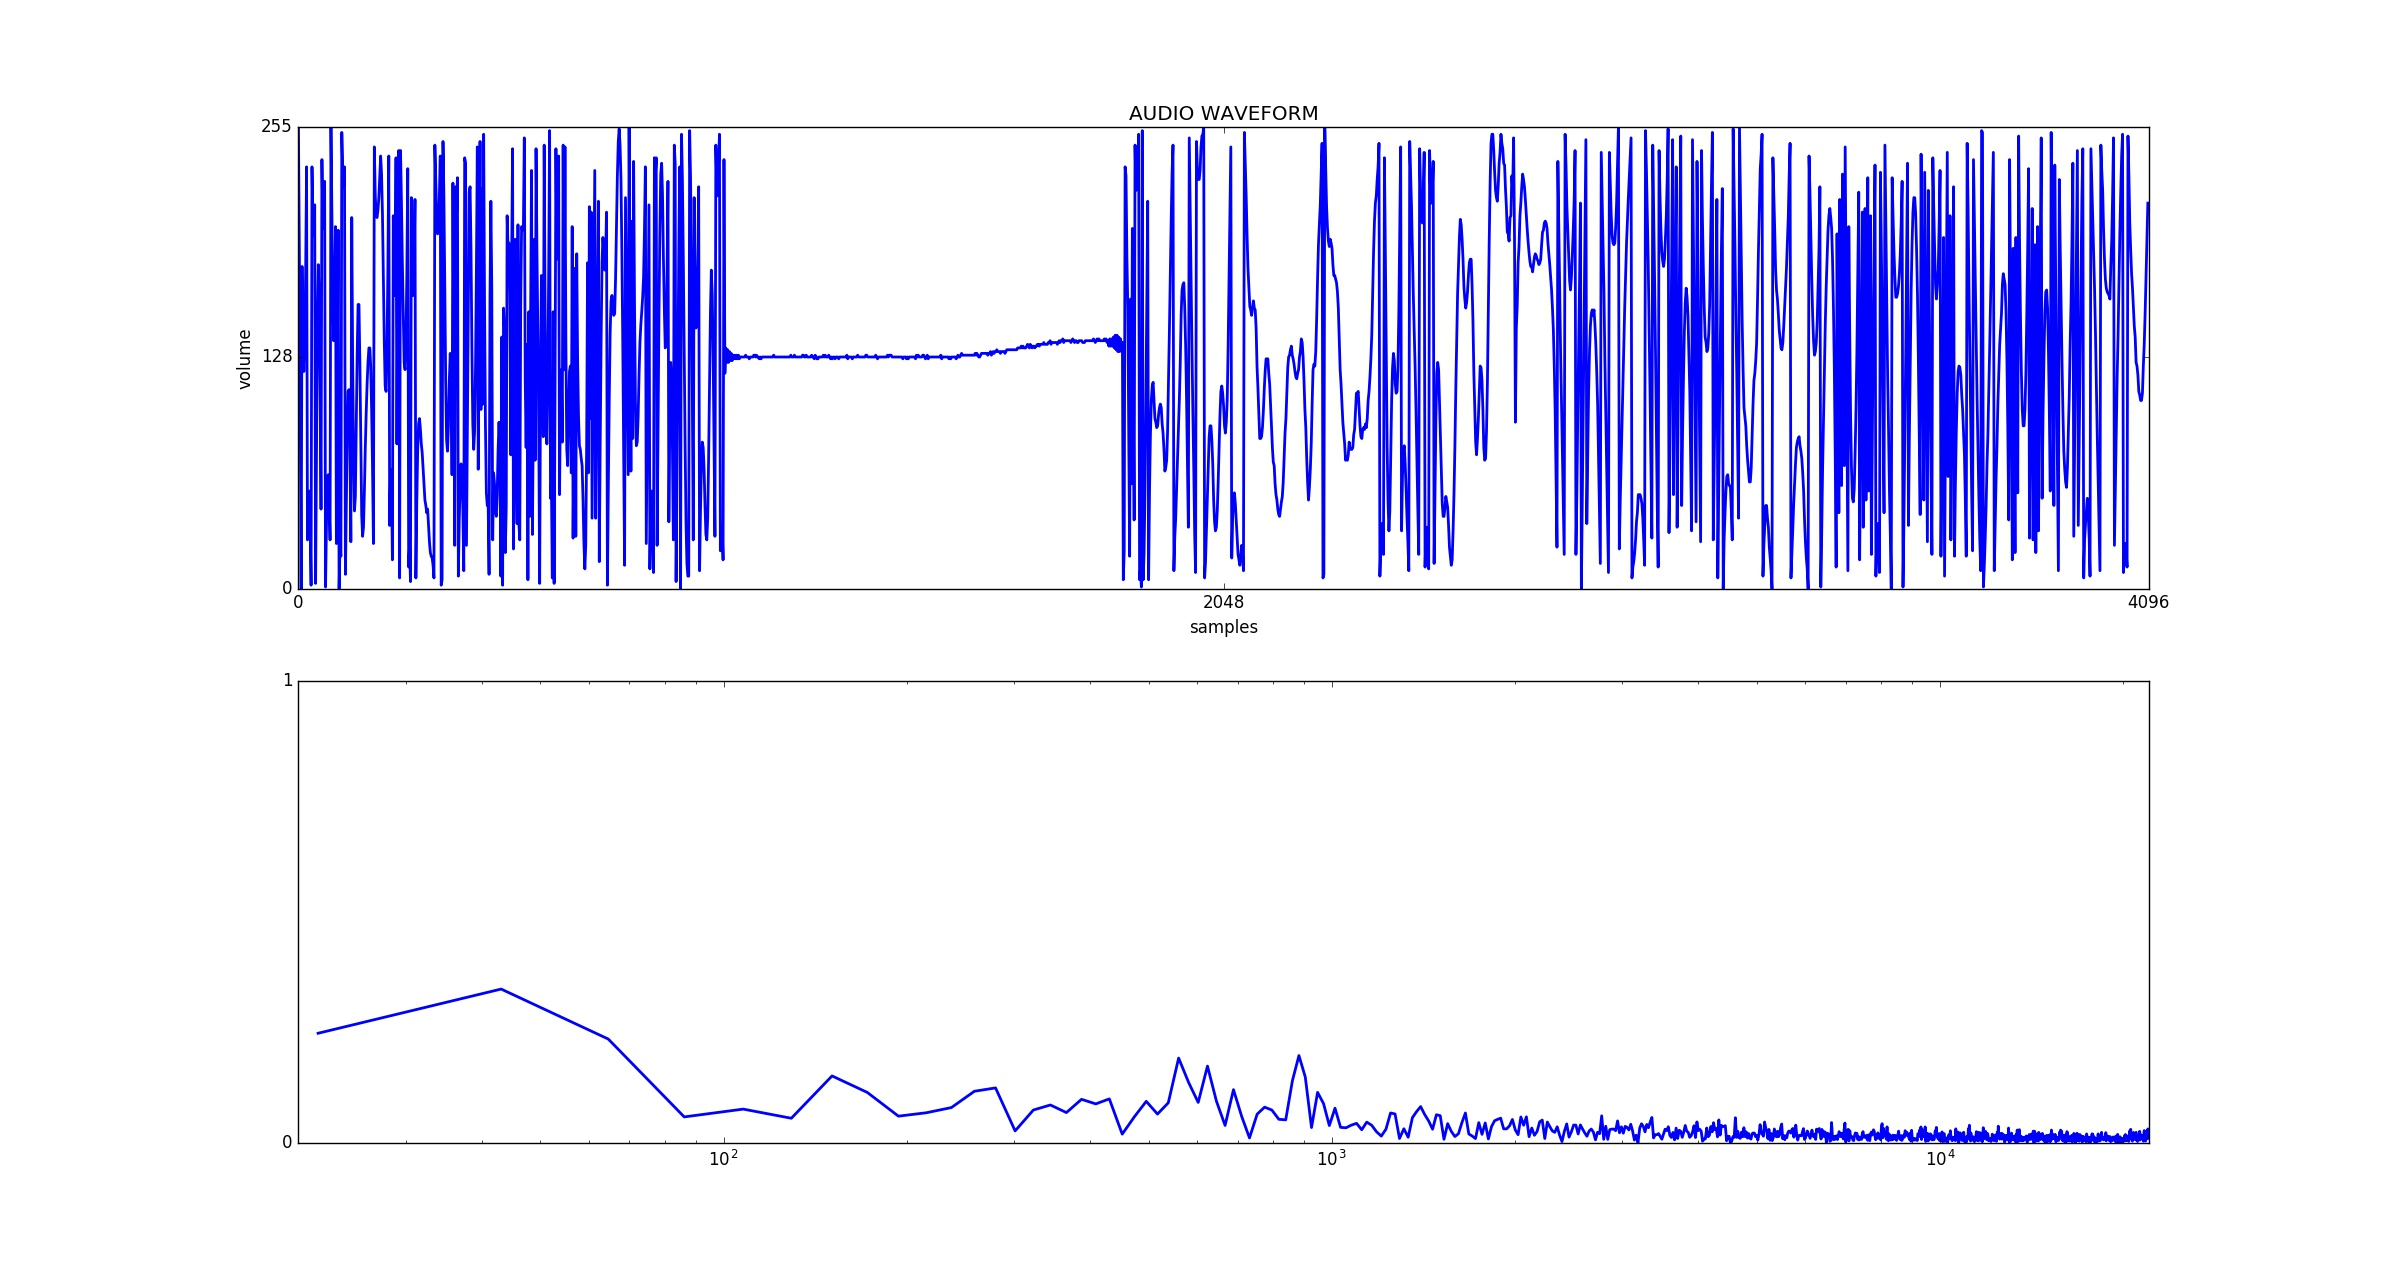

Write the Python code that produced this figure.

"""
    Notebook for streaming data from a microphone in realtime
    audio is captured using pyaudio
    then converted from binary data to ints using struct
    then displayed using matplotlib
    scipy.fftpack computes the FFT
    if you don't have pyaudio, then run
    >>> pip install pyaudio
    note: with 2048 samples per chunk, I'm getting 20FPS
    when also running the spectrum, its about 15FPS
"""
import matplotlib.pyplot as plt
import numpy as np
import pyaudio
from pyqtgraph.Qt import QtGui, QtCore
import pyqtgraph as pg
import struct
from scipy.fftpack import fft
import sys
import time


class AudioStream(object):
    def __init__(self):

        # stream constants
        self.CHUNK = 1024 * 2
        self.FORMAT = pyaudio.paInt16
        self.CHANNELS = 1
        self.RATE = 44100
        self.pause = False

        # stream object
        self.p = pyaudio.PyAudio()
        self.stream = self.p.open(
            format=self.FORMAT,
            channels=self.CHANNELS,
            rate=self.RATE,
            input=True,
            output=True,
            frames_per_buffer=self.CHUNK,
        )
        self.init_plots()
        self.start_plot()

    def init_plots(self):

        # x variables for plotting
        x = np.arange(0, 2 * self.CHUNK, 2)
        xf = np.linspace(0, self.RATE, self.CHUNK)

        # create matplotlib figure and axes
        self.fig, (ax1, ax2) = plt.subplots(2, figsize=(15, 7))
        self.fig.canvas.mpl_connect('button_press_event', self.onClick)

        # create a line object with random data
        self.line, = ax1.plot(x, np.random.rand(self.CHUNK), '-', lw=2)

        # create semilogx line for spectrum
        self.line_fft, = ax2.semilogx(
            xf, np.random.rand(self.CHUNK), '-', lw=2)

        # format waveform axes
        ax1.set_title('AUDIO WAVEFORM')
        ax1.set_xlabel('samples')
        ax1.set_ylabel('volume')
        ax1.set_ylim(0, 255)
        ax1.set_xlim(0, 2 * self.CHUNK)
        plt.setp(
            ax1, yticks=[0, 128, 255],
            xticks=[0, self.CHUNK, 2 * self.CHUNK],
        )
        plt.setp(ax2, yticks=[0, 1],)

        # format spectrum axes
        ax2.set_xlim(20, self.RATE / 2)

        # show axes
        thismanager = plt.get_current_fig_manager()
        thismanager.window.setGeometry(5, 120, 1910, 1070)
        plt.show(block=False)

    def start_plot(self):

        print('stream started')
        frame_count = 0
        start_time = time.time()

        while not self.pause:
            data = self.stream.read(self.CHUNK)
            data_int = struct.unpack(str(2 * self.CHUNK) + 'B', data)
            data_np = np.array(data_int, dtype='b')[::2] + 128

            self.line.set_ydata(data_np)

            # compute FFT and update line
            yf = fft(data_int)
            self.line_fft.set_ydata(
                np.abs(yf[0:self.CHUNK]) / (128 * self.CHUNK))

            # update figure canvas
            self.fig.canvas.draw()
            self.fig.canvas.flush_events()
            frame_count += 1

        else:
            self.fr = frame_count / (time.time() - start_time)
            print('average frame rate = {:.0f} FPS'.format(self.fr))
            self.exit_app()

    def exit_app(self):
        print('stream closed')
        self.p.close(self.stream)

    def onClick(self, event):
        self.pause = True


if __name__ == '__main__':
    AudioStream()
